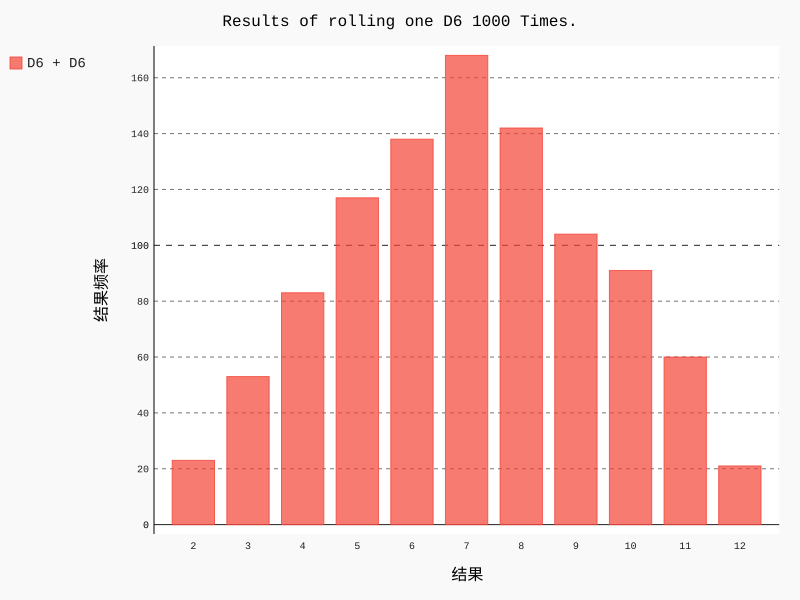

This figure's Python source:
# -*- coding: utf-8 -*-
"""
-------------------------------------------------
   File Name：     RollDiceVisual
   Description :
   Author :        Liangz
   Date：          2018/10/24
-------------------------------------------------
   Change Activity:
                   2018/10/24:
-------------------------------------------------
"""
__author__ = 'Liangz'


from RollDice import RollDice
import pygal


# 创建一个D6
dice_1 = RollDice()
dice_2 = RollDice()

# 掷几次骰子，并将结果存储在一个列表中
results = []
for roll_num in range(1000):
    result = dice_1.roll() + dice_2.roll()
    results.append(result)

# 分析结果
frequencies = []
max_result = dice_1.num_sides + dice_2.num_sides
for value in range(2, max_result+1):
    frequency = results.count(value)
    frequencies.append(frequency)

# 对结果进行可视化
hist = pygal.Bar()

hist.title = 'Results of rolling one D6 1000 Times.'
hist.x_labels = ['2', '3', '4', '5', '6', '7', '8', '9', '10', '11', '12']
hist.x_title = "结果"
hist.y_title = "结果频率"

hist.add('D6 + D6', frequencies)
hist.render_to_file('RollDiceVisualTwoSame.svg')

print(frequencies)
